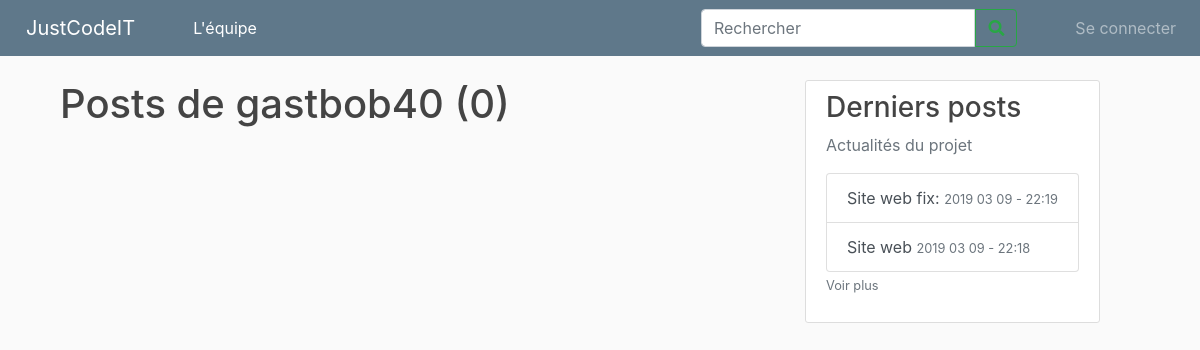
Before: /user/gastbob40 with the older database file.
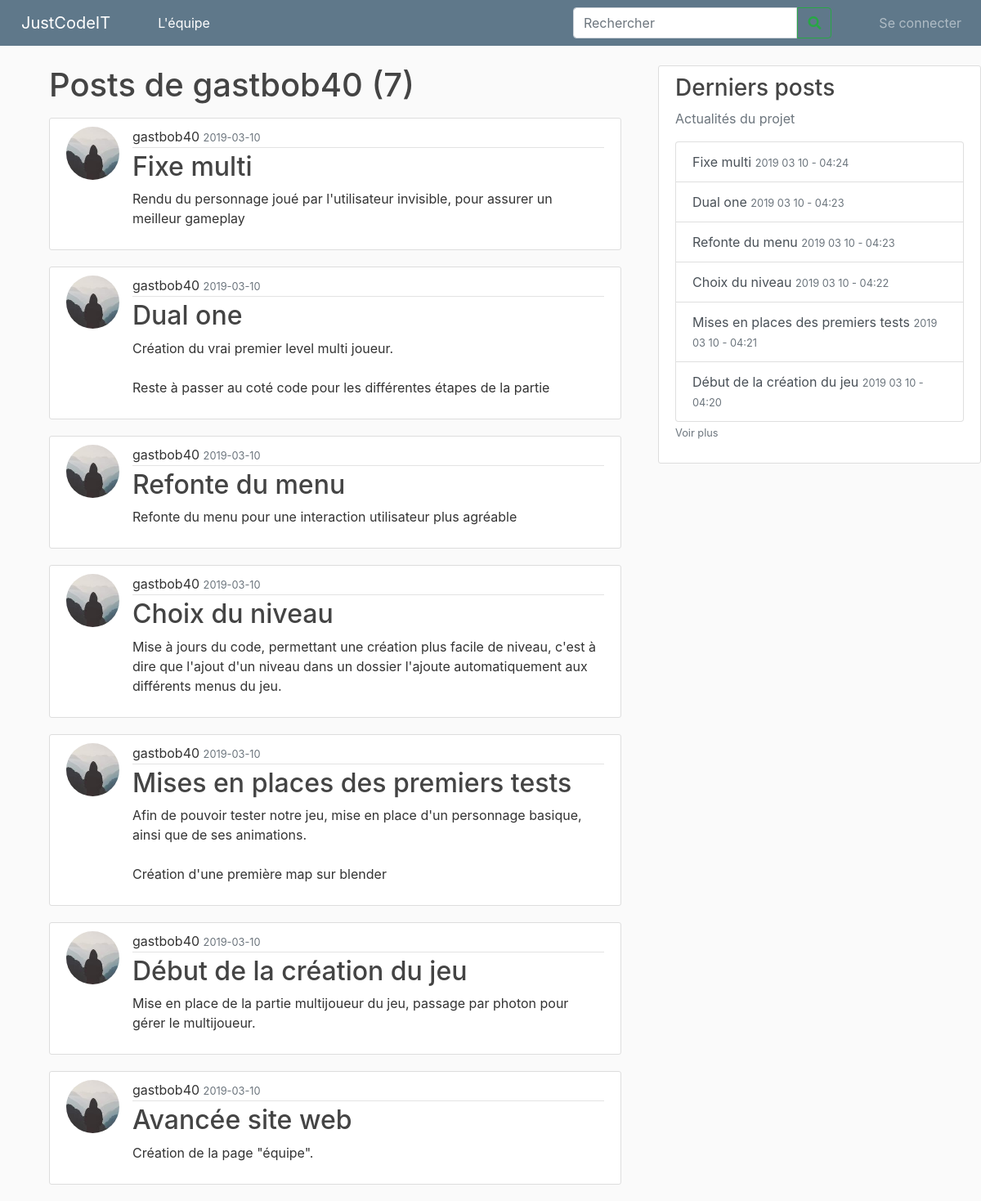
After: the same page with the newer database file.
### site_jci/models.py (models this page shows, shortened)
class Post(db.Model):
    id = db.Column(db.Integer, primary_key=True)
    title = db.Column(db.String(100), nullable=False)
    date_posted = db.Column(db.DateTime, nullable=False, default=datetime.utcnow)
    content = db.Column(db.Text, nullable=False)
    user_id = db.Column(db.Integer, db.ForeignKey('user.id'), nullable=False)

class User(db.Model, UserMixin):
    id = db.Column(db.Integer, primary_key=True)
    username = db.Column(db.String(20), unique=True, nullable=False)
    password = db.Column(db.String(60), nullable=False)
    image_file = db.Column(db.String(20), nullable=False, default='default.jpg')
    permission = db.Column(db.String(40), nullable=False)
    posts = db.relationship('Post', backref='author', lazy=True)

### site_jci/routes.py (the view)
@app.route("/user/<string:username>")
def user_posts(username):
    user = User.query.filter_by(username=username).first_or_404()
    return render_template('user_posts.html', user=user)

### site_jci/routes.py (called while the page is built)
@app.context_processor
def context_processor():
    posts = db.session.query(Post).all()
    if current_user.is_authenticated:
        image_file = url_for('static', filename='profile_pics/' + current_user.image_file)
        return dict(posts=posts, image_file_user=image_file)
    return dict(posts=posts)

### site_jci/templates/user_posts.html
{% extends "layout.html" %}
{% block content %}
<main role="main" class="container">
    <h1 class="mb-3">Posts de {{ user.username }} ({{ user.posts | length }})</h1>
    {% for post in user.posts|sort(attribute='date_posted', reverse = True) %}
    <article class="media content-section">
        <img class="rounded-circle article-img" src="{{ url_for('static', filename='profile_pics/' + post.author.image_file) }}">
        <div class="media-body">
            <div class="article-metadata">
                {{ user.username }}
                <small class="text-muted">{{ post.date_posted.strftime('%Y-%m-%d') }}</small>
            </div>
            <h2><a class="article-title" href="{{ url_for('post', post_id=post.id) }}">{{ post.title }}</a></h2>
            <p class="article-content">{{ post.content | truncate(250) }}</p>
        </div>
    </article>
    {% endfor %}
</main>
{% endblock content %}

### site_jci/templates/layout.html (shortened to what this page needs)
<!DOCTYPE html>
<html lang="en">
<head>
    <link rel="stylesheet" href="https://stackpath.bootstrapcdn.com/bootstrap/4.1.3/css/bootstrap.min.css"
>
    <link rel="stylesheet" type="text/css" href="{{ url_for('static', filename='main.css') }}">
    <link rel="stylesheet" href="https://cdnjs.cloudflare.com/ajax/libs/font-awesome/4.7.0/css/font-awesome.min.css">
    <link rel="stylesheet" href="https://use.fontawesome.com/releases/v5.7.2/css/all.css"
>
</head>
<body>
    <nav class="navbar navbar-expand-md navbar-dark bg-steel fixed-top">
        <a class="navbar-brand" style="margin:0 50px 0 10px" href="{{ url_for('homePage') }}">JustCodeIT</a>
        <div class="navbar-collapse collapse" id="navbarsExample04" style="">
            <ul class="navbar-nav mr-auto">
                <li class="nav-item active rm-lt">
                    <a class="nav-link" href="{{ url_for('membersPage') }}">L'équipe</a>
                </li>
            </ul>
            <form class="form-inline my-2 my-md-0">
                <div class="" style="">
                    <input class="form-control " type="search" placeholder="Rechercher" aria-label="Search4"
                        style=" border-top-right-radius:0;border-bottom-right-radius:0">
                    <button class="btn btn-outline-success rm-lt" type="" style="margin-left:
                            -4px;border-bottom-left-radius: 0%;border-top-left-radius:0 "><i
                            class="fa fa-search"></i></button>
                </div>
                <div class="navbar-nav rm-lt">
                        {% if current_user.is_authenticated %}
                        <div class="dropdown-menu" aria-labelledby="navbarDropdown">
                            <a class="dropdown-item" href="{{ url_for('account') }}">Profil</a>
                            <a class="dropdown-item"
                                href="{{ url_for('user_posts', username=current_user.username) }}">Mes
                                postes</a>
                            {% if current_user.permission == "administrator" %}
                            <div class="dropdown-divider"></div>
                            <a class="dropdown-item" href="{{ url_for('register') }}">Enregister un compte</a>
                            <a class="dropdown-item" href="{{ url_for('manageAccount') }}">Gérer les comptes</a>
                            {% endif %}
                            <div class="dropdown-divider"></div>
                            <a class="dropdown-item" href="{{ url_for('logout') }}">Se déconnecter</a>
                        </div>
                    </li>
                    {% else %}
                    <a class="nav-item nav-link" style="margin-left:50px;" href="{{ url_for('login') }}">Se
                        connecter</a>
                    {% endif %}
                </div>
            </form>
        </div>
    </nav>
    <main role="main" class="container ">
        <div class="row">
            <div class="col-md-8">
                {% block content %}{% endblock %}
            </div>
            <div class="col-md-4">
                <div class="content-section info-list">
                    <h3>Derniers posts</h3>
                    <p class='text-muted'>Actualités du projet
                        <div class="list-group">
                            {% for post in posts|sort(attribute='date_posted', reverse = True) %}
                            {% if loop.index <= 6 %} <a href="/post/{{ post.id }}"
                                class="list-group-item list-group-item-action">{{
                                post.title
                                }} <small
                                    class="text-muted">{{ post.date_posted.strftime('%Y %m %d - %H:%M') }}</small></a>
                            {% endif %}
                            {% endfor %}
                        </div>
                        <a class="text-muted" href="{{ url_for('list_posts') }}"><small>Voir plus</small></smal></a>
                    </p>
                </div>
            </div>
        </div>
    </main>
</html>

Changed rows visible on the page:
no longer on this page (row unchanged): Post: title "Site web fix:", date_posted "2019 03 09 - 22:19", shown under "Derniers posts"
no longer on this page (row unchanged): Post: title "Site web", date_posted "2019 03 09 - 22:18", shown under "Derniers posts"
added Post: image_file (placeholder picture), {{ user.username }} "gastbob40", date_posted "2019-03-10", title "Fixe multi", content "Rendu du personnage joué par l'utilisateur invisible, pour assurer un meilleur gameplay", date_posted "2019 03 10 - 04:24"
added Post: image_file (placeholder picture), {{ user.username }} "gastbob40", date_posted "2019-03-10", title "Dual one", content "Création du vrai premier level multi joueur. Reste à passer au coté code pour les différentes étapes de la partie", date_posted "2019 03 10 - 04:23"
added Post: image_file (placeholder picture), {{ user.username }} "gastbob40", date_posted "2019-03-10", title "Refonte du menu", content "Refonte du menu pour une interaction utilisateur plus agréable", date_posted "2019 03 10 - 04:23"
added Post: image_file (placeholder picture), {{ user.username }} "gastbob40", date_posted "2019-03-10", title "Choix du niveau", content "Mise à jours du code, permettant une création plus facile de niveau, c'est à dire que l'ajout d'un niveau dans un dossier l'ajoute automatiquement aux différents menus du jeu.", date_posted "2019 03 10 - 04:22"
added Post: image_file (placeholder picture), {{ user.username }} "gastbob40", date_posted "2019-03-10", title "Mises en places des premiers tests", content "Afin de pouvoir tester notre jeu, mise en place d'un personnage basique, ainsi que de ses animations. Création d'une première map sur blender", date_posted "2019 03 10 - 04:21"
added Post: image_file (placeholder picture), {{ user.username }} "gastbob40", date_posted "2019-03-10", title "Début de la création du jeu", content "Mise en place de la partie multijoueur du jeu, passage par photon pour gérer le multijoueur.", date_posted "2019 03 10 - 04:20"
added Post: image_file (placeholder picture), {{ user.username }} "gastbob40", date_posted "2019-03-10", title "Avancée site web", content "Création de la page \"équipe\".", shown under "Posts de gastbob40 (7)"
Other visible differences:
{{ user.posts | length }}: "0" → "7"
